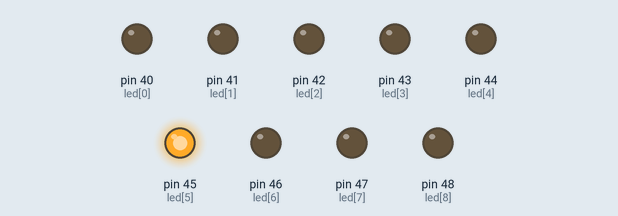
Bench run of a sketch on a simulated Arduino Mega 2560, built with avr-gcc and run on an emulated ATmega2560. Parts: output pins drawn as LEDs (lit = HIGH).

Above: at 0.15 s.
At 19.67 s:
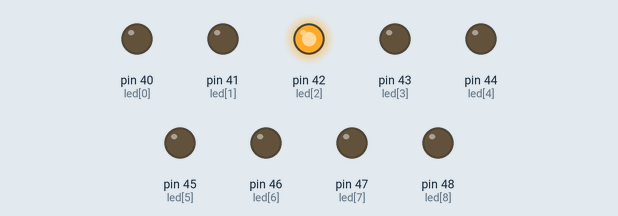
At 40.1 s:
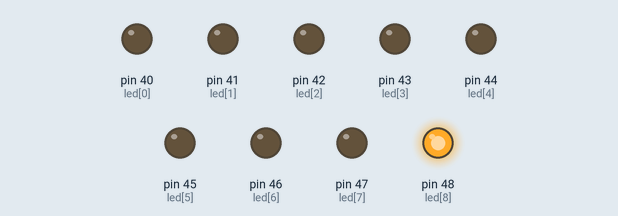
Timing chart, 0 to 40.4 s (numbered marks = the images above):
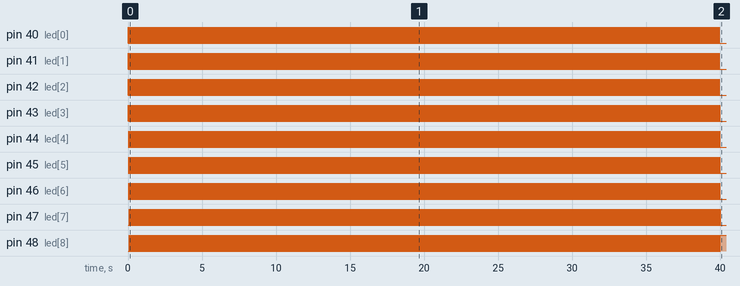

The sketch:

9_led.ino
```cpp
int led[]={40,41,42,43,44,45,46,47,48};
void setup() {
for(int i=0;i<=8;i++){
  pinMode(led[i],OUTPUT);
}
}

void loop() {
for(int i=0;i<=8;i++)
{
  digitalWrite(led[i],HIGH);
  delay(10);
  digitalWrite(led[i],LOW);
}
}
```

Measured:
- by itself, pin 40 (led[0]), pin 41 (led[1]), pin 42 (led[2]), pin 43 (led[3]), pin 44 (led[4]), pin 45 (led[5]), pin 46 (led[6]), pin 47 (led[7]), pin 48 (led[8]): alternates HIGH for 0.01 s and LOW for 0.08 s
- by itself, everything shown: repeats every 0.90 s, in 3 steps
